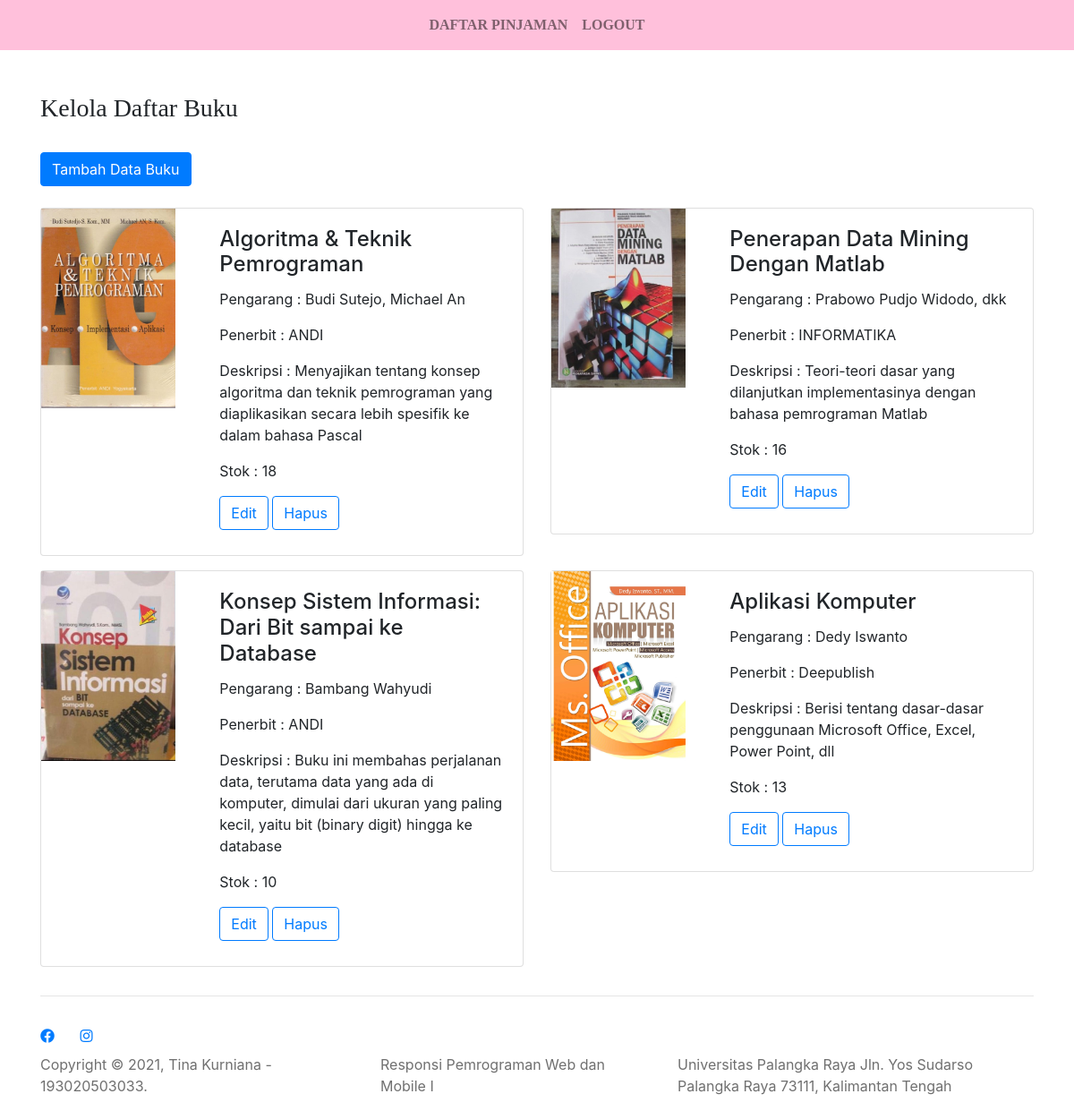
Screenshot of /admin_kelolaBuku.php (signed in) with the database file from the repository.
### tables this page shows
CREATE TABLE `buku` (
  `kode_buku` varchar(255) NOT NULL,
  `judul` varchar(255) NOT NULL,
  `pengarang` varchar(255) NOT NULL,
  `penerbit` varchar(255) NOT NULL,
  `deskripsi` text NOT NULL,
  `stok` int(11) NOT NULL,
  `image` varchar(255) NOT NULL,
  PRIMARY KEY (`kode_buku`)
);

### functions.php (called while the page is built, shortened)
<?php
    $servername = "localhost";
    $database = "responsi_pwb_193020503033";
    $username = "root";
    $password = "";
    $conn = mysqli_connect($servername, $username, $password, $database);
    function show($query){
        global $conn;
        $result = mysqli_query($conn, $query);
        $rows = [];
        while( $row = mysqli_fetch_assoc($result) ){
            $rows[] = $row;
        }
        return $rows;
    }
?>

### admin_kelolaBuku.php (the view, shortened to what this page needs)
<?php
    include 'functions.php';
    $data = show("SELECT * FROM buku");
?>
<!doctype html>
<html lang="en">
<head>
    <link rel="stylesheet" href="https://cdn.jsdelivr.net/npm/bootstrap@4.6.0/dist/css/bootstrap.min.css">
    <link rel="stylesheet" href="bootstrap-4.5.0-dist/css/all.css">
    <link rel="stylesheet" href="bootstrap-4.5.0-dist/css/style.css">
    <link rel="stylesheet" href="https://use.fontawesome.com/releases/v5.8.1/css/all.css" />
</head>
<body>
    <section>
        <nav class="navbar navbar-expand-lg navbar-light montserrat" style="background-color: #FFC0DB;">
            <div class="container">
                <div class="collapse navbar-collapse" id="navbarNav">
                    <ul class="navbar-nav text-uppercase mx-auto">
                        <li class="nav-item">
                            <a class="nav-link" href="admin_kelolaPinjaman.php?semua">Daftar Pinjaman</a>
                        </li>
                        <li class="nav-item">
                            <a class="nav-link" href="logout.php">Logout</a>
                        </li>
                    </ul>
                </div>
            </div>
        </nav>
    </section>
    <section class="diskon mt-5">
        <div class="container">
            <div class="row">
                <div class="col">
                    <h3 class="font1">Kelola Daftar Buku</h3>
                    <br>
                    <div class="mb-2">
                        <a class="btn btn-primary" href="admin_tambahBuku.php" role="button">Tambah Data Buku</a>
                    </div>
                </div>
            </div>
            <div class="row pt-3 ">
                <?php
                    foreach ($data as $d) {
                ?>
                <div class="col-md-6 ">
                    <div class="card mb-3" style="max-width: 540px;">
                        <div class="row no-gutters">
                            <div class="col-md-4">
                                <img src="img/<?= $d["image"]; ?>" alt="buku">
                            </div>
                            <div class="col-md-8">
                                <div class="card-body">
                                    <h4 class="card-title"><?php echo $d["judul"] ?></h4>
                                    <p class="card-text">Pengarang : <?php echo $d["pengarang"] ?></p>
                                    <p class="card-text">Penerbit : <?php echo $d["penerbit"] ?></p>
                                    <p class="card-text">Deskripsi : <?php echo $d["deskripsi"] ?></p>
                                    <p class="card-text">Stok : <?php echo $d["stok"] ?></p>
                                    <div class="mb-2">
                                        <a class="btn btn-outline-primary" href="admin_editBuku.php?kode_buku&id=<?php echo $d["kode_buku"] ?>">Edit</a>
                                        <a class="btn btn-outline-primary" href="admin_kelolaBuku.php?page=&kode_buku=<?= $d["kode_buku"]; ?>" onclick="return confirm('Data ini akan dihapus');">Hapus</a>
                                    </div>
                                </div>
                            </div>
                        </div>
                    </div>
                </div>
                <?php
                    }
                ?>
            </div>
            <hr>
        </div>
    </section>
    <section class="tnav  ">
        <div class="container">
            <div class="row">
                <div class="col-4 pt-3">
                    <a href="https://www.facebook.com/tina.kurniana" target="_blank"><i class="fab fa-facebook"></i></a>
                    <a href="https://www.instagram.com/tinakurniana/" target="_blank"><i class="fab fa-instagram square ml-4"></i></a>
                    <p class="mt-2">Copyright © 2021, Tina Kurniana - 193020503033.</p>
                </div>
                <div class="col pt-5 mr-5">
                    <p>Responsi Pemrograman Web dan Mobile I</p>
                </div>
                <div class="col-4 pt-5 mr-5">
                    <p>Universitas Palangka Raya
                        Jln. Yos Sudarso Palangka Raya
                        73111, Kalimantan Tengah
                    </p>
                </div>
            </div>
        </div>
    </section>
</body>
</html>

### rows the page displays
buku: image (picture), judul "Algoritma & Teknik Pemrograman", pengarang "Budi Sutejo, Michael An", penerbit "ANDI", deskripsi "Menyajikan tentang konsep algoritma dan teknik pemrograman yang diaplikasikan secara lebih spesifik ke dalam bahasa Pascal", stok "18"
buku: image (picture), judul "Penerapan Data Mining Dengan Matlab", pengarang "Prabowo Pudjo Widodo, dkk", penerbit "INFORMATIKA", deskripsi "Teori-teori dasar yang dilanjutkan implementasinya dengan bahasa pemrograman Matlab", stok "16"
buku: image (picture), judul "Konsep Sistem Informasi: Dari Bit sampai ke Database", pengarang "Bambang Wahyudi", penerbit "ANDI", deskripsi "Buku ini membahas perjalanan data, terutama data yang ada di komputer, dimulai dari ukuran yang paling kecil, yaitu bit (binary digit) hingga ke database", stok "10"
buku: image (picture), judul "Aplikasi Komputer", pengarang "Dedy Iswanto", penerbit "Deepublish", deskripsi "Berisi tentang dasar-dasar penggunaan Microsoft Office, Excel, Power Point, dll", stok "13"
